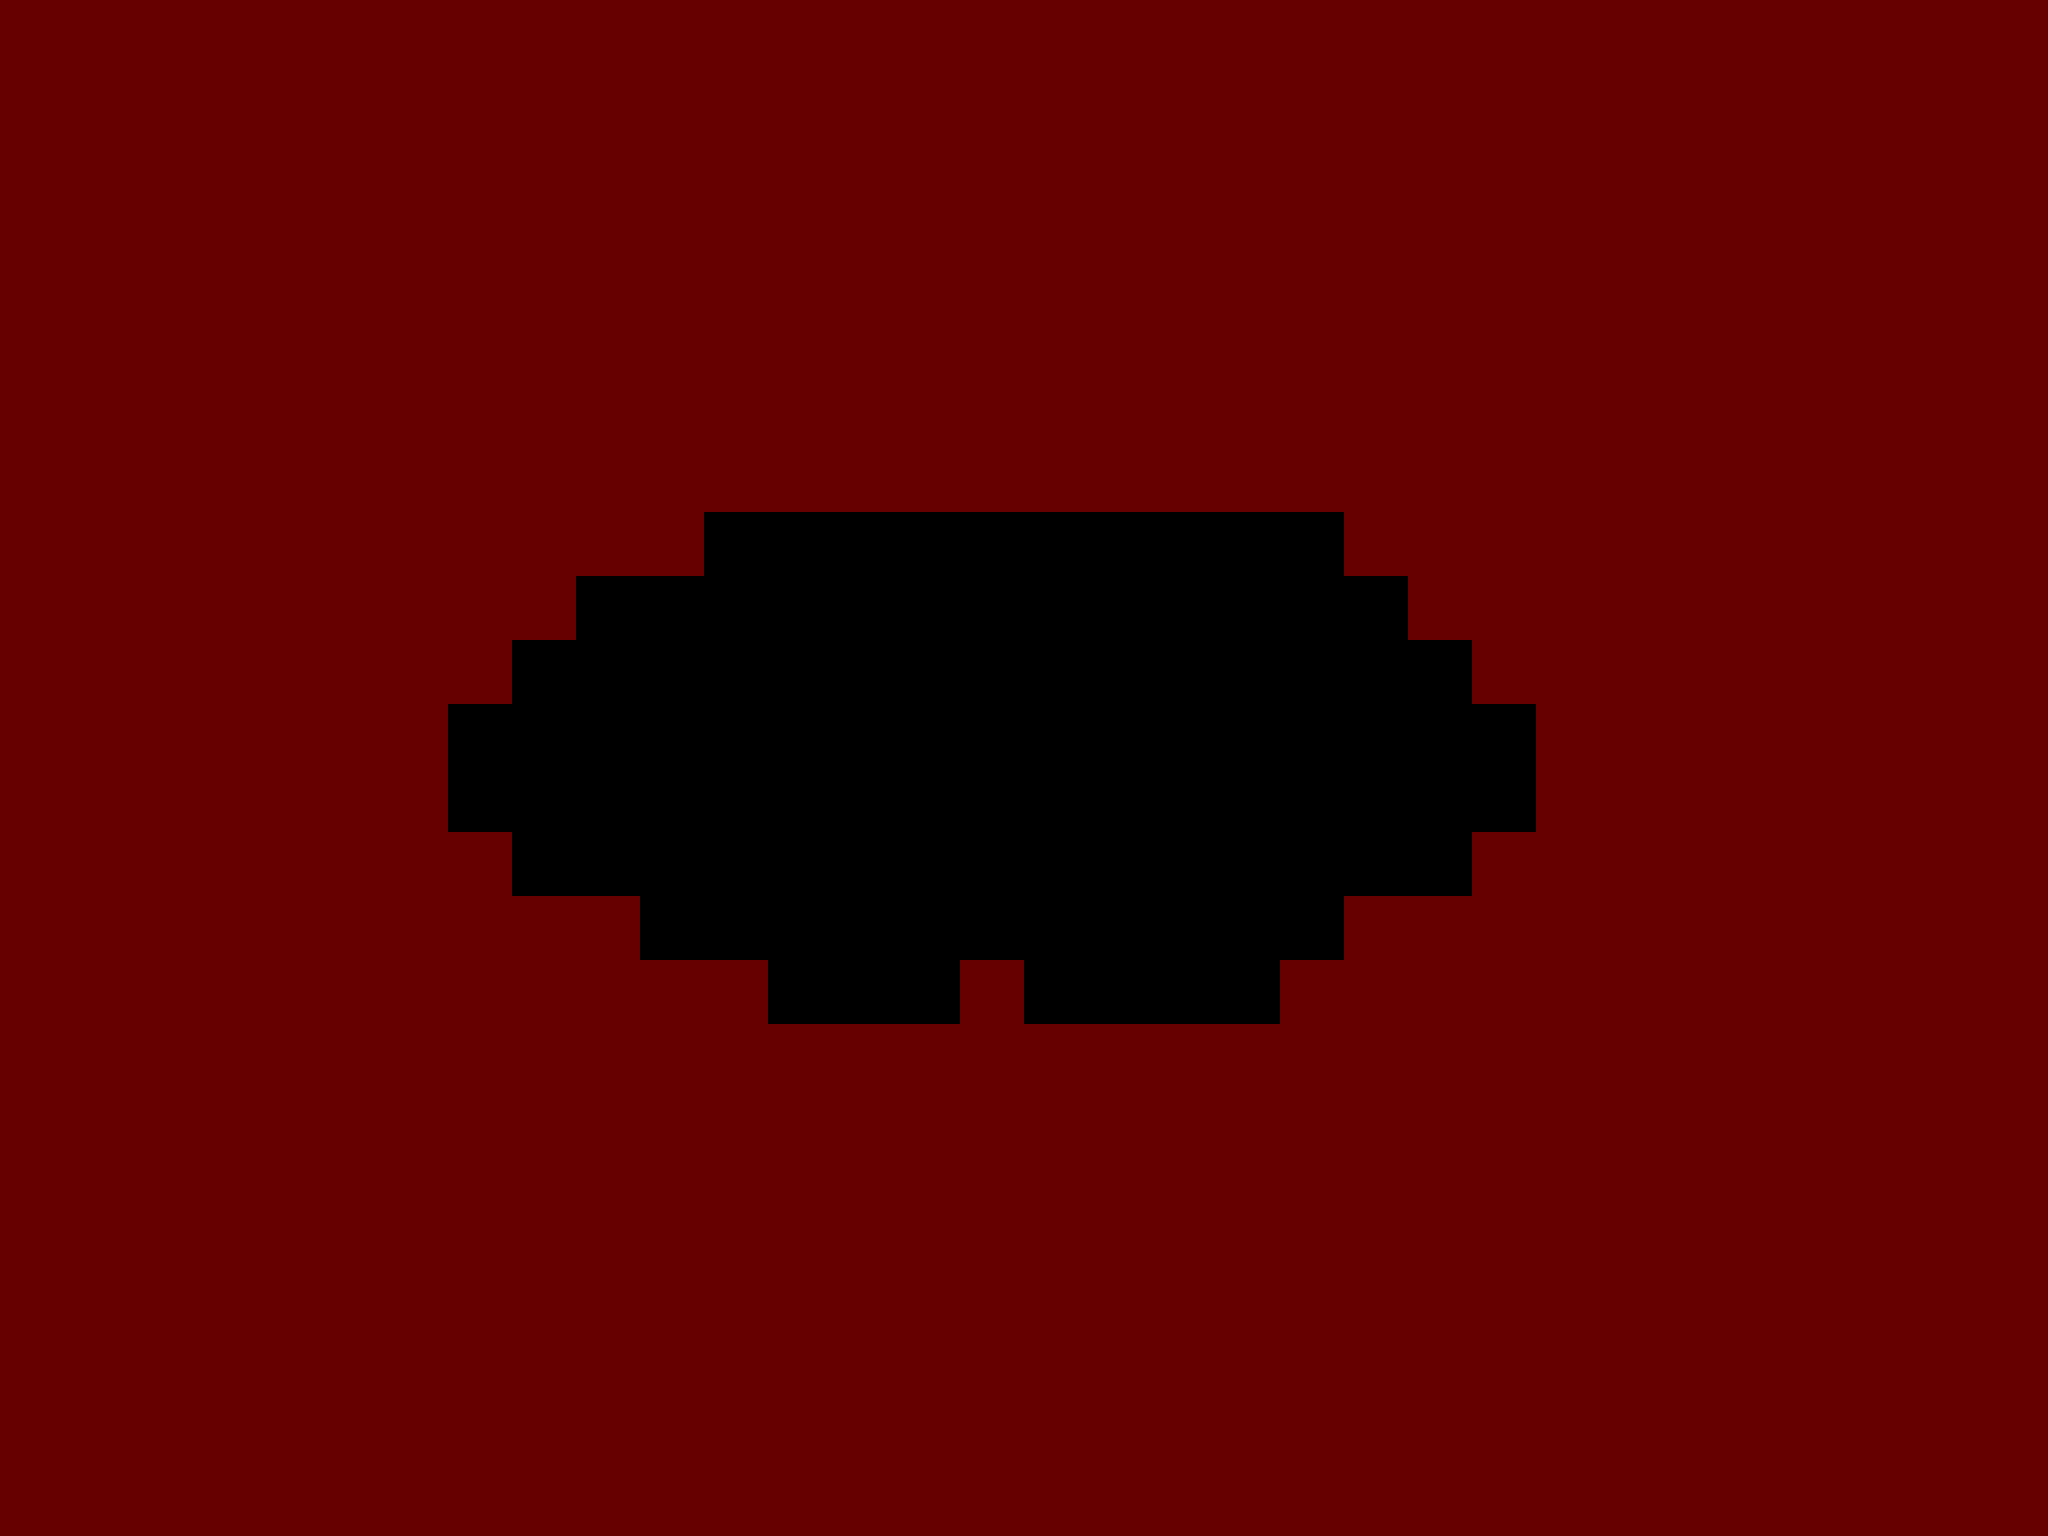

This game map was drawn from its Tiled (.tmx) file and the tilesets committed beside it. A one-line description and the full map source follow:
An orthogonal 32x24 tile map with 64x64 px tiles, 1 tile layer (碰撞（红色）), 2 tilesets.

<map version="1.0" tiledversion="1.1.6" orientation="orthogonal" renderorder="left-up" width="32" height="24" tilewidth="64" tileheight="64" infinite="0" nextobjectid="1"><tileset firstgid="1" name="tile_res" tilewidth="64" tileheight="64" tilecount="2" columns="2"><image source="../misc/tile_res.png" width="128" height="64" /></tileset><tileset firstgid="3" name="tile_res" tilewidth="64" tileheight="64" tilecount="2" columns="2"><image source="../misc/tile_res.png" width="128" height="64" /></tileset><imagelayer name="背景"><image source="mdata.jpg" width="2048" height="1536" /></imagelayer><layer name="碰撞（红色）" width="32" height="24"><data encoding="csv">1,1,1,1,1,1,1,1,1,1,1,1,1,1,1,1,1,1,1,1,1,1,1,1,1,1,1,1,1,1,1,1,1,1,1,1,1,1,1,1,1,1,1,1,1,1,1,1,1,1,1,1,1,1,1,1,1,1,1,1,1,1,1,1,1,1,1,1,1,1,1,1,1,1,1,1,1,1,1,1,1,1,1,1,1,1,1,1,1,1,1,1,1,1,1,1,1,1,1,1,1,1,1,1,1,1,1,1,1,1,1,1,1,1,1,1,1,1,1,1,1,1,1,1,1,1,1,1,1,1,1,1,1,1,1,1,1,1,1,1,1,1,1,1,1,1,1,1,1,1,1,1,1,1,1,1,1,1,1,1,1,1,1,1,1,1,1,1,1,1,1,1,1,1,1,1,1,1,1,1,1,1,1,1,1,1,1,1,1,1,1,1,1,1,1,1,1,1,1,1,1,1,1,1,1,1,1,1,1,1,1,1,1,1,1,1,1,1,1,1,1,1,1,1,1,1,1,1,1,1,1,1,1,1,1,1,1,1,1,1,1,1,1,1,1,1,1,1,1,1,1,1,1,1,1,1,1,1,1,1,1,1,1,1,1,1,1,0,0,0,0,0,0,0,0,0,0,1,1,1,1,1,1,1,1,1,1,1,1,1,1,1,1,1,1,1,1,0,0,0,0,0,0,0,0,0,0,0,0,0,1,1,1,1,1,1,1,1,1,1,1,1,1,1,1,1,1,1,0,0,0,0,0,0,0,0,0,0,0,0,0,0,0,1,1,1,1,1,1,1,1,1,1,1,1,1,1,1,1,0,0,0,0,0,0,0,0,0,0,0,0,0,0,0,0,0,1,1,1,1,1,1,1,1,1,1,1,1,1,1,1,0,0,0,0,0,0,0,0,0,0,0,0,0,0,0,0,0,1,1,1,1,1,1,1,1,1,1,1,1,1,1,1,1,0,0,0,0,0,0,0,0,0,0,0,0,0,0,0,1,1,1,1,1,1,1,1,1,1,1,1,1,1,1,1,1,1,1,0,0,0,0,0,0,0,0,0,0,0,1,1,1,1,1,1,1,1,1,1,1,1,1,1,1,1,1,1,1,1,1,1,1,0,0,0,1,0,0,0,0,1,1,1,1,1,1,1,1,1,1,1,1,1,1,1,1,1,1,1,1,1,1,1,1,1,1,1,1,1,1,1,1,1,1,1,1,1,1,1,1,1,1,1,1,1,1,1,1,1,1,1,1,1,1,1,1,1,1,1,1,1,1,1,1,1,1,1,1,1,1,1,1,1,1,1,1,1,1,1,1,1,1,1,1,1,1,1,1,1,1,1,1,1,1,1,1,1,1,1,1,1,1,1,1,1,1,1,1,1,1,1,1,1,1,1,1,1,1,1,1,1,1,1,1,1,1,1,1,1,1,1,1,1,1,1,1,1,1,1,1,1,1,1,1,1,1,1,1,1,1,1,1,1,1,1,1,1,1,1,1,1,1,1,1,1,1,1,1,1,1,1,1,1,1,1,1,1,1,1,1,1,1,1,1,1,1,1,1,1,1,1,1,1,1,1,1,1,1,1,1,1,1,1,1,1,1,1,1,1,1,1,1,1,1,1,1,1,1,1,1,1,1,1,1,1,1,1,1,1,1,1,1,1,1,1,1,1,1,1,1,1,1,1,1,1,1,1,1,1,1,1,1,1,1,1,1,1,1,1,1,1,1,1,1,1,1,1,1</data></layer></map>
